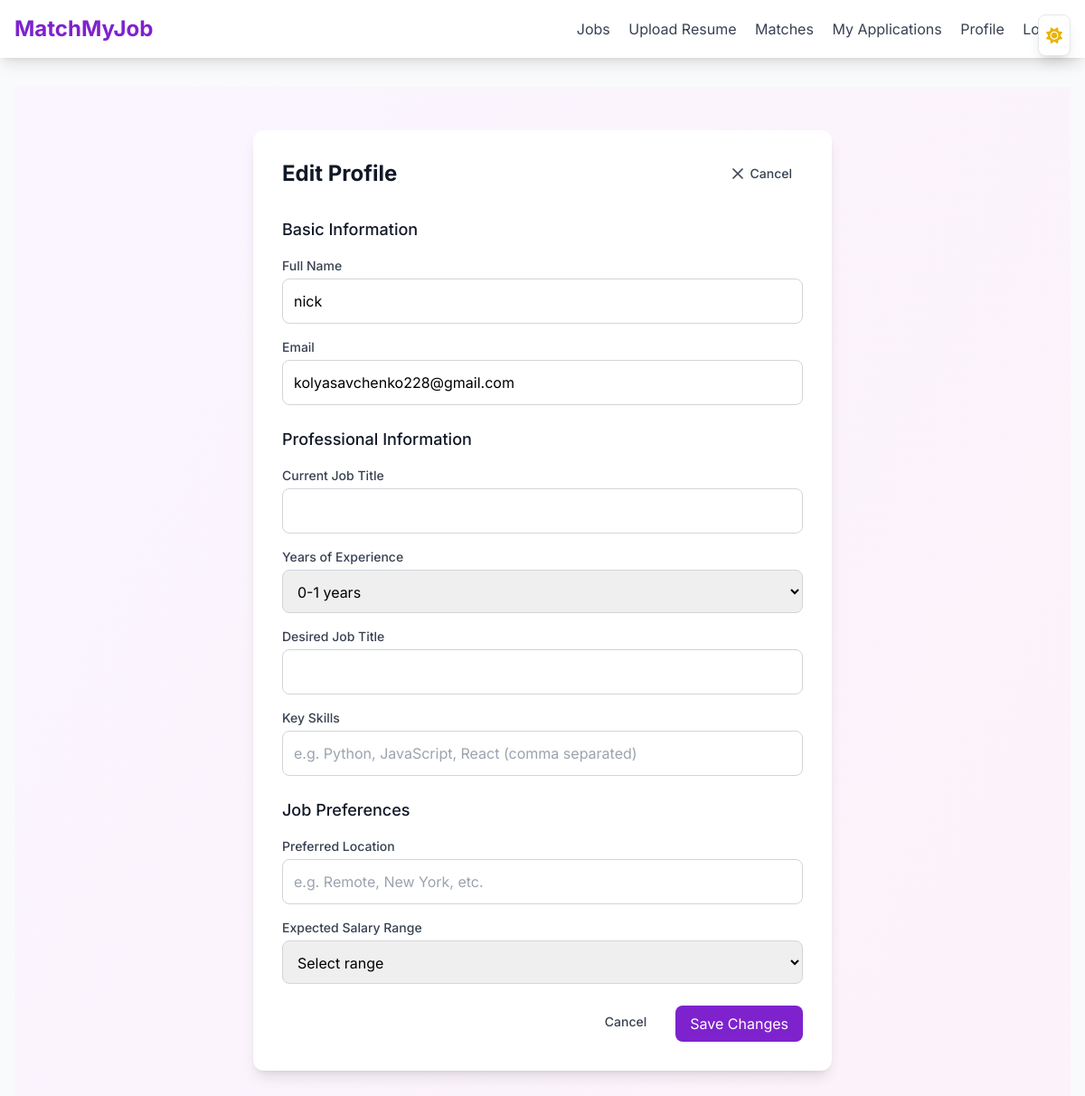
/applicant/profile/edit (signed in), run on the app's committed database.
### models.py (models this page shows, shortened)
class User(Base):
    __tablename__ = 'users'
    id = Column(Integer, primary_key=True, index = True)
    name = Column(String)
    email = Column(String, unique=True, index=True)
    hashed_password = Column(String)
    verification_token = Column(String, nullable=True)
    is_verified = Column(Boolean, default=False)
    is_admin = Column(Boolean, default=False)
    role = Column(String, default="job_seeker")
    reset_token = Column(String, nullable=True)
    reset_token_expires = Column(DateTime, nullable=True)
    current_job_title = Column(String, nullable=True)
    years_experience = Column(String, nullable=True)
    desired_job_title = Column(String, nullable=True)
    key_skills = Column(String, nullable=True)
    preferred_location = Column(String, nullable=True)
    salary_range = Column(String, nullable=True)
    company_description = Column(String, nullable=True)  # New field for company description
    resumes      = relationship(
        "Resume",
        back_populates="owner",
        cascade="all, delete-orphan"
    )
    job_postings = relationship(
        "JobPosting",
        back_populates="employer",
        cascade="all, delete-orphan",
        passive_deletes=True
    )
    applications = relationship(
        "Application",
        back_populates="applicant",
        cascade="all, delete-orphan"
    )

### applicant.py (the view)
@router.get("/profile/edit", response_class=HTMLResponse)
def edit_profile(
    request: Request,
    user: User = Depends(get_current_user),
    db: Session = Depends(get_db)
):
    if user.role != "job_seeker":
        raise HTTPException(status_code=403, detail="Only job seekers can access this page")
    html = templates.TemplateResponse(
        "applicant/edit-profile.html",
        {
            "request": request,
            "user": user
        }
    )
    html.headers["Cache-Control"] = "no-cache, no-store, must-revalidate"
    html.headers["Pragma"] = "no-cache"
    html.headers["Expires"] = "0"
    return html

### templates/applicant/edit-profile.html (shortened to what this page needs)
{% extends "base.html" %} {% block title %}Edit Profile | MatchMyJob{% endblock %}
{% block content %}
<div class="min-h-screen bg-gradient-to-br from-purple-50 to-pink-50 dark:from-gray-900 dark:to-gray-800 py-12">
    <div class="max-w-2xl mx-auto px-4">
        <div class="bg-white dark:bg-gray-800 rounded-xl shadow-lg p-8">
            <div class="flex items-center justify-between mb-8">
                <h2 class="text-2xl font-bold text-gray-900 dark:text-white">Edit Profile</h2>
                <a href="/applicant/profile"
                    class="inline-flex items-center px-3 py-1.5 text-sm font-medium text-gray-700 dark:text-gray-300 hover:text-gray-900 dark:hover:text-white">
                    <svg class="w-5 h-5 mr-1" fill="none" stroke="currentColor" viewBox="0 0 24 24">
                        <path stroke-linecap="round" stroke-linejoin="round" stroke-width="2"
                            d="M6 18L18 6M6 6l12 12" />
                    </svg>
                    Cancel
                </a>
            </div>
            <form method="post" action="/applicant/profile/edit" class="space-y-6">
                <div class="space-y-4">
                    <h3 class="text-lg font-medium text-gray-900 dark:text-white">Basic Information</h3>
                    <div>
                        <label class="block text-sm font-medium text-gray-700 dark:text-gray-300 mb-1">Full Name</label>
                        <input type="text" name="name" value="{{ user.name }}" maxlength="100"
                            class="w-full p-3 border border-gray-300 dark:border-gray-600 rounded-lg focus:ring-2 focus:ring-purple-500 focus:border-purple-500 transition-colors dark:bg-gray-700 dark:text-white"
                            required />
                    </div>
                    <div>
                        <label class="block text-sm font-medium text-gray-700 dark:text-gray-300 mb-1">Email</label>
                        <input type="email" name="email" value="{{ user.email }}" maxlength="100"
                            class="w-full p-3 border border-gray-300 dark:border-gray-600 rounded-lg focus:ring-2 focus:ring-purple-500 focus:border-purple-500 transition-colors dark:bg-gray-700 dark:text-white"
                            required />
                    </div>
                </div>
                <div class="space-y-4">
                    <h3 class="text-lg font-medium text-gray-900 dark:text-white">Professional Information</h3>
                    <div>
                        <label class="block text-sm font-medium text-gray-700 dark:text-gray-300 mb-1">Current Job
                            Title</label>
                        <input type="text" name="current_job_title" value="{{ user.current_job_title or '' }}"
                            maxlength="100"
                            class="w-full p-3 border border-gray-300 dark:border-gray-600 rounded-lg focus:ring-2 focus:ring-purple-500 focus:border-purple-500 transition-colors dark:bg-gray-700 dark:text-white" />
                    </div>
                    <div>
                        <label class="block text-sm font-medium text-gray-700 dark:text-gray-300 mb-1">Years of
                            Experience</label>
                        <select name="years_experience"
                            class="w-full p-3 border border-gray-300 dark:border-gray-600 rounded-lg focus:ring-2 focus:ring-purple-500 focus:border-purple-500 transition-colors dark:bg-gray-700 dark:text-white">
                            <option value="0-1" {% if user.years_experience=='0-1' %}selected{% endif %}>0-1 years
                            </option>
                        </select>
                    </div>
                    <div>
                        <label class="block text-sm font-medium text-gray-700 dark:text-gray-300 mb-1">Desired Job
                            Title</label>
                        <input type="text" name="desired_job_title" value="{{ user.desired_job_title or '' }}"
                            maxlength="100"
                            class="w-full p-3 border border-gray-300 dark:border-gray-600 rounded-lg focus:ring-2 focus:ring-purple-500 focus:border-purple-500 transition-colors dark:bg-gray-700 dark:text-white" />
                    </div>
                    <div>
                        <label class="block text-sm font-medium text-gray-700 dark:text-gray-300 mb-1">Key
                            Skills</label>
                        <input type="text" name="key_skills" value="{{ user.key_skills or '' }}" maxlength="100"
                            placeholder="e.g. Python, JavaScript, React (comma separated)"
                            class="w-full p-3 border border-gray-300 dark:border-gray-600 rounded-lg focus:ring-2 focus:ring-purple-500 focus:border-purple-500 transition-colors dark:bg-gray-700 dark:text-white" />
                    </div>
                </div>
                <div class="space-y-4">
                    <h3 class="text-lg font-medium text-gray-900 dark:text-white">Job Preferences</h3>
                    <div>
                        <label class="block text-sm font-medium text-gray-700 dark:text-gray-300 mb-1">Preferred
                            Location</label>
                        <input type="text" name="preferred_location" value="{{ user.preferred_location or '' }}"
                            maxlength="100" placeholder="e.g. Remote, New York, etc."
                            class="w-full p-3 border border-gray-300 dark:border-gray-600 rounded-lg focus:ring-2 focus:ring-purple-500 focus:border-purple-500 transition-colors dark:bg-gray-700 dark:text-white" />
                    </div>
                    <div>
                        <label class="block text-sm font-medium text-gray-700 dark:text-gray-300 mb-1">Expected Salary
                            Range</label>
                        <select name="salary_range"
                            class="w-full p-3 border border-gray-300 dark:border-gray-600 rounded-lg focus:ring-2 focus:ring-purple-500 focus:border-purple-500 transition-colors dark:bg-gray-700 dark:text-white">
                            <option value="">Select range</option>
                        </select>
                    </div>
                </div>
                <div class="flex justify-end space-x-4">
                    <a href="/applicant/profile"
                        class="px-4 py-2 text-sm font-medium text-gray-700 dark:text-gray-300 hover:text-gray-900 dark:hover:text-white">
                        Cancel
                    </a>
                    <button type="submit"
                        class="px-4 py-2 bg-purple-700 text-white rounded-lg hover:bg-purple-800 transition-colors focus:ring-2 focus:ring-purple-500 focus:ring-offset-2 dark:focus:ring-offset-gray-800">
                        Save Changes
                    </button>
                </div>
            </form>
        </div>
    </div>
</div>
{% endblock %}

### templates/base.html (style rules this page uses)
body { font-family: 'Inter', system-ui, -apple-system, sans-serif; }

### data on the page
User: name "nick", email "kolyasavchenko228@gmail.com", years_experience "0-1 years"
